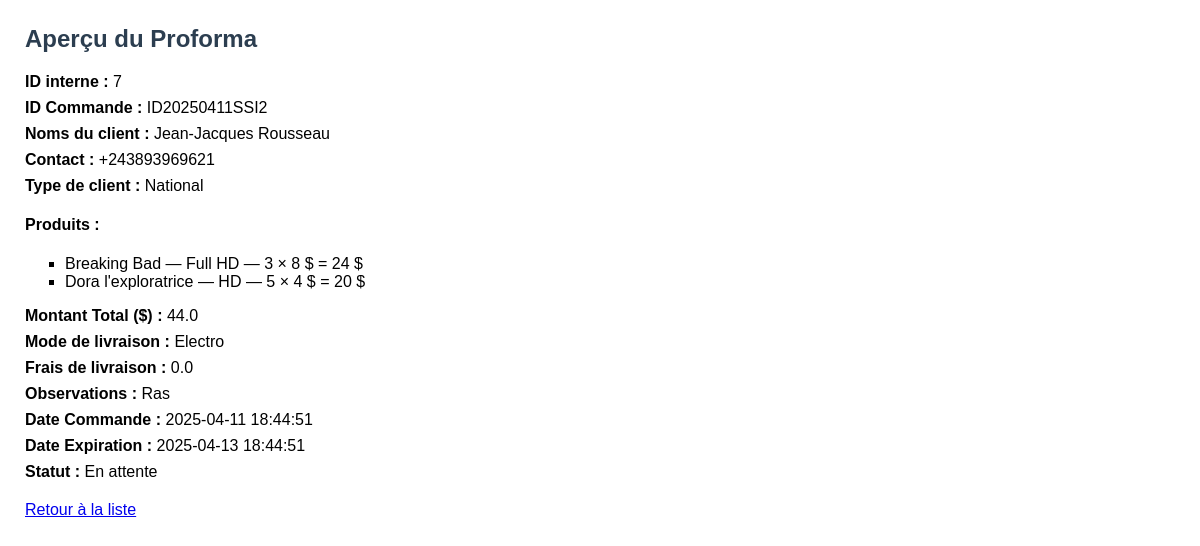
Before: /commandes/view/7 with the older database file.
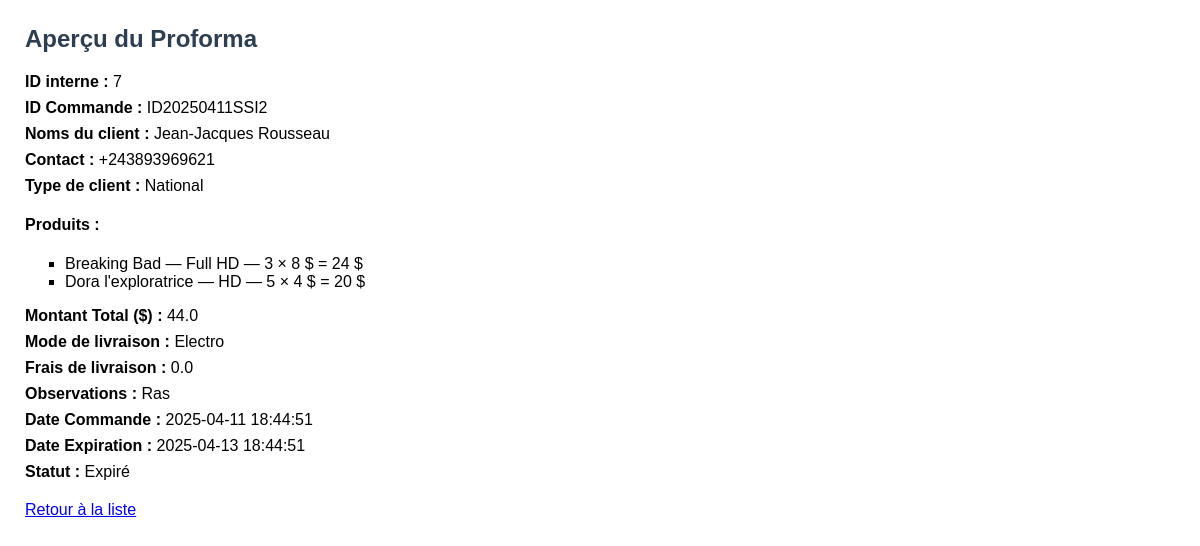
After: the same page with the newer database file.
### tables this page shows
CREATE TABLE proformas (
            id INTEGER PRIMARY KEY AUTOINCREMENT,
            nom_client TEXT,
            contact TEXT,
            type_client TEXT,
            produits TEXT,
            montant_total REAL,
            mode_livraison TEXT,
            frais_livraison REAL,
            observations TEXT,
            date_commande TEXT,
            date_generation TEXT,
            date_expiration TEXT,
            statut TEXT,
            chemin_fichier TEXT
        , id_commande TEXT);

### routes/commandes_routes.py (the view)
@commandes_bp.route("/view/<int:proforma_id>")
def view_proforma(proforma_id):
    conn = sqlite3.connect(DB_NAME)
    conn.row_factory = sqlite3.Row
    c = conn.cursor()
    c.execute("SELECT * FROM proformas WHERE id=?", (proforma_id,))
    proforma = c.fetchone()
    conn.close()
    if not proforma:
        return "Commande non trouvée", 404
    try:
        produits = json.loads(proforma["produits"])
    except:
        produits = []
    return render_template("proforma_view.html", proforma=proforma, produits=produits)

### templates/proforma_view.html (shortened to what this page needs)
<!DOCTYPE html>
<html lang="fr">
<head>
</head>
<body>
    <h2>Aperçu du Proforma</h2>
    <p><strong>ID interne :</strong> {{ proforma["id"] }}</p>
    <p><strong>ID Commande :</strong> {{ proforma["id_commande"] }}</p>
    <p><strong>Noms du client :</strong> {{ proforma["nom_client"] }}</p>
    <p><strong>Contact :</strong> {{ proforma["contact"] }}</p>
    <p><strong>Type de client :</strong> {{ proforma["type_client"] }}</p>
    <h4>Produits :</h4>
    <ul>
      {% for produit in produits %}
        <li>{{ produit["titre"] }} — {{ produit["qualite"] }} — {{ produit["quantite"] }} × {{ produit["prix"] }} $ = {{ produit["total"] }} $</li>
      {% endfor %}
    </ul>
    <p><strong>Montant Total ($) :</strong> {{ proforma["montant_total"] }}</p>
    <p><strong>Mode de livraison :</strong> {{ proforma["mode_livraison"] }}</p>
    <p><strong>Frais de livraison :</strong> {{ proforma["frais_livraison"] }}</p>
    <p><strong>Observations :</strong> {{ proforma["observations"] }}</p>
    <p><strong>Date Commande :</strong> {{ proforma["date_commande"] }}</p>
    <p><strong>Date Expiration :</strong> {{ proforma["date_expiration"] }}</p>
    <p><strong>Statut :</strong> {{ proforma["statut"] }}</p>
    <div class="btn">
        <a href="{{ url_for('commandes.liste_commandes') }}">Retour à la liste</a>
    </div>
</body>
</html>

Changed rows visible on the page:
changed proformas "ID20250411SSI2": statut "En attente" → "Expiré"
